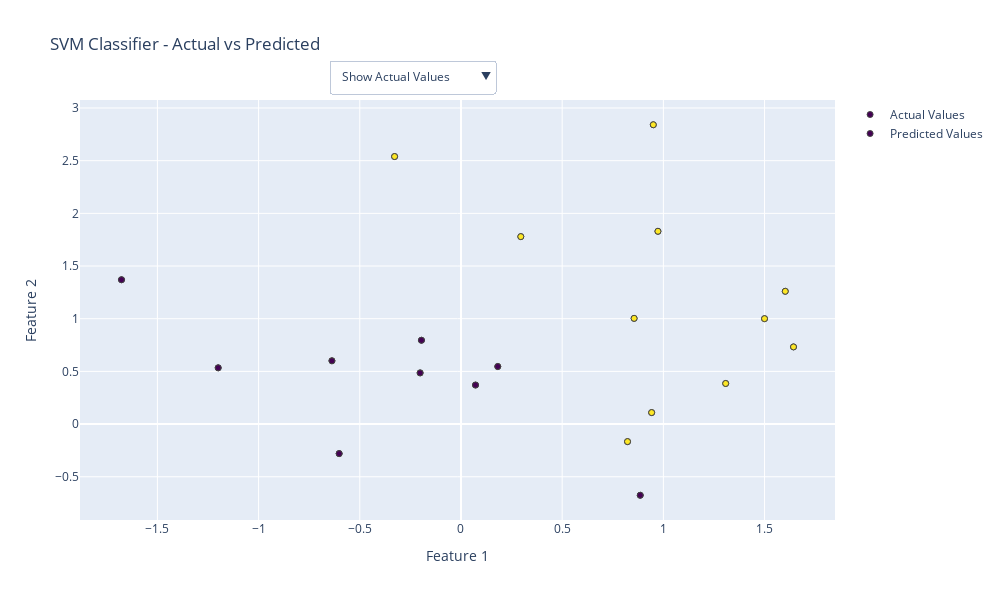

Write notebook code for a chart like this one.
### Markdown cell above
Let's build simple SVM classifier with some predefined x and w and use it on test data

### Code cell
import numpy as np
import plotly.graph_objects as go

X = np.random.randn(20, 2)
y = np.repeat([-1, 1], 10)
X[y == 1] += 1

w = np.array((1.5, 1.2))
b = 1.0

def simple_svm_classifier(x, w, b):
    return np.sign(np.dot(x, w) - b)

predictions = simple_svm_classifier(X, w, b)

fig = go.Figure()

actual_trace = go.Scatter(x=X[:, 0], y=X[:, 1], mode='markers',
                          marker=dict(color=y, colorscale='Viridis', line=dict(width=1)),
                          name='Actual Values')

predicted_trace = go.Scatter(x=X[:, 0], y=X[:, 1], mode='markers',
                             marker=dict(color=predictions, colorscale='Viridis', line=dict(width=1)),
                             name='Predicted Values')

fig.add_traces([actual_trace, predicted_trace])

buttons = [
    {"label": "Show Actual Values",
     "method": "update",
     "args": [{"visible": [True, False]},
              {"title": "SVM Classifier - Actual Values"}]},
    {"label": "Show Predicted Values",
     "method": "update",
     "args": [{"visible": [False, True]},
              {"title": "SVM Classifier - Predicted Values"}]}
]

fig.update_layout(
    updatemenus=[
        {
            "buttons": buttons,
            "direction": "down",
            "pad": {"r": 10, "t": 10},
            "showactive": True,
            "x": 0.33,
            "xanchor": "left",
            "y": 1.12,
            "yanchor": "top"
        }
    ],
    title='SVM Classifier - Actual vs Predicted',
    xaxis_title='Feature 1',
    yaxis_title='Feature 2',
    width=1000,
    height=600
)

# Display the plot
fig.show()

### Figure 1 — Plotly figure (JSON) as saved in the notebook; plotly's stock layout.template omitted (floating-point values rounded to 4 significant figures)
{"data": [{"marker": {"color": [-1, -1, -1, -1, -1, -1, -1, -1, -1, -1, 1, 1, 1, 1, 1, 1, 1, 1, 1, 1], "colorscale": [[0, "#440154"], [0.1111, "#482878"], [0.2222, "#3e4989"], [0.3333, "#31688e"], [0.4444, "#26828e"], [0.5556, "#1f9e89"], [0.6667, "#35b779"], [0.7778, "#6ece58"], [0.8889, "#b5de2b"], [1, "#fde725"]], "line": {"width": 1}}, "mode": "markers", "name": "Actual Values", "type": "scatter", "x": [-0.1953, 0.8857, -1.677, -0.328, -0.6018, 0.9422, 0.823, 0.9732, 0.07192, -1.2, 1.602, 0.8555, 0.9504, -0.2019, -0.6375, 1.643, 0.2957, 1.308, 1.5, 0.1818], "y": [0.7956, -0.6756, 1.37, 2.539, -0.2805, 0.1091, -0.1665, 1.83, 0.3705, 0.5338, 1.26, 1.003, 2.841, 0.4857, 0.6004, 0.7324, 1.779, 0.3854, 1.0, 0.5462]}, {"marker": {"color": [-1, -1, -1, 1, -1, 1, 1, 1, -1, -1, 1, 1, 1, -1, -1, 1, 1, 1, 1, -1], "colorscale": [[0, "#440154"], [0.1111, "#482878"], [0.2222, "#3e4989"], [0.3333, "#31688e"], [0.4444, "#26828e"], [0.5556, "#1f9e89"], [0.6667, "#35b779"], [0.7778, "#6ece58"], [0.8889, "#b5de2b"], [1, "#fde725"]], "line": {"width": 1}}, "mode": "markers", "name": "Predicted Values", "type": "scatter", "x": [-0.1953, 0.8857, -1.677, -0.328, -0.6018, 0.9422, 0.823, 0.9732, 0.07192, -1.2, 1.602, 0.8555, 0.9504, -0.2019, -0.6375, 1.643, 0.2957, 1.308, 1.5, 0.1818], "y": [0.7956, -0.6756, 1.37, 2.539, -0.2805, 0.1091, -0.1665, 1.83, 0.3705, 0.5338, 1.26, 1.003, 2.841, 0.4857, 0.6004, 0.7324, 1.779, 0.3854, 1.0, 0.5462]}], "layout": {"height": 600, "title": {"text": "SVM Classifier - Actual vs Predicted"}, "updatemenus": [{"buttons": [{"args": [{"visible": [true, false]}, {"title": "SVM Classifier - Actual Values"}], "label": "Show Actual Values", "method": "update"}, {"args": [{"visible": [false, true]}, {"title": "SVM Classifier - Predicted Values"}], "label": "Show Predicted Values", "method": "update"}], "direction": "down", "pad": {"r": 10, "t": 10}, "showactive": true, "x": 0.33, "xanchor": "left", "y": 1.12, "yanchor": "top"}], "width": 1000, "xaxis": {"title": {"text": "Feature 1"}}, "yaxis": {"title": {"text": "Feature 2"}}}}
